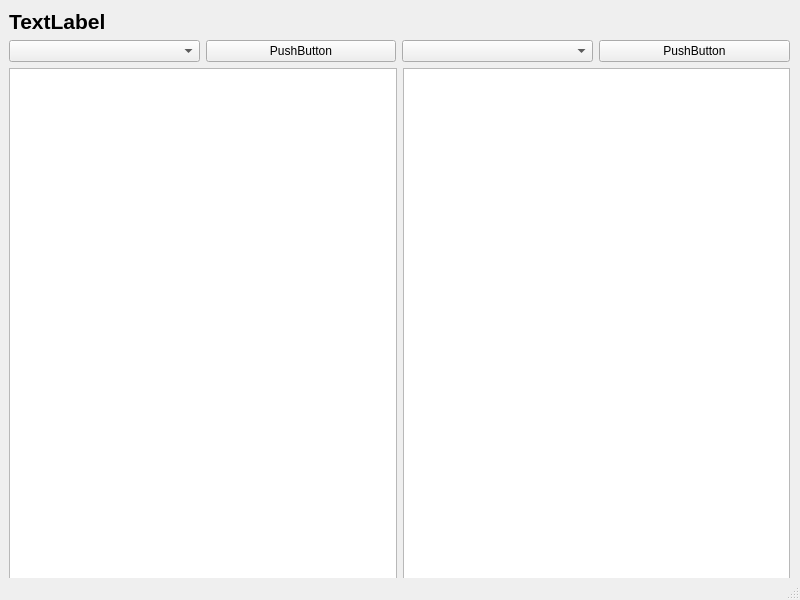
<?xml version="1.0" encoding="UTF-8"?>
<ui version="4.0">
 <class>MainWindow</class>
 <widget class="QMainWindow" name="MainWindow">
  <property name="geometry">
   <rect>
    <x>0</x>
    <y>0</y>
    <width>800</width>
    <height>600</height>
   </rect>
  </property>
  <property name="windowTitle">
   <string>MainWindow</string>
  </property>
  <widget class="QWidget" name="centralwidget">
   <widget class="QWidget" name="gridLayoutWidget">
    <property name="geometry">
     <rect>
      <x>9</x>
      <y>9</y>
      <width>781</width>
      <height>571</height>
     </rect>
    </property>
    <layout class="QGridLayout" name="gridLayout">
     <item row="0" column="0">
      <widget class="QLabel" name="label">
       <property name="font">
        <font>
         <family>Arial</family>
         <pointsize>16</pointsize>
         <weight>75</weight>
         <bold>true</bold>
        </font>
       </property>
       <property name="text">
        <string>TextLabel</string>
       </property>
      </widget>
     </item>
     <item row="1" column="3">
      <widget class="QPushButton" name="pushButton_3">
       <property name="text">
        <string>PushButton</string>
       </property>
      </widget>
     </item>
     <item row="1" column="0" colspan="3">
      <layout class="QHBoxLayout" name="horizontalLayout">
       <item>
        <widget class="QComboBox" name="comboBox_2"/>
       </item>
       <item>
        <widget class="QPushButton" name="pushButton">
         <property name="text">
          <string>PushButton</string>
         </property>
        </widget>
       </item>
       <item>
        <widget class="QComboBox" name="comboBox"/>
       </item>
      </layout>
     </item>
     <item row="2" column="0" colspan="2">
      <widget class="QTextEdit" name="textEdit"/>
     </item>
     <item row="2" column="2" colspan="2">
      <widget class="QTextEdit" name="textEdit_3"/>
     </item>
    </layout>
   </widget>
  </widget>
  <widget class="QStatusBar" name="statusbar"/>
 </widget>
 <resources/>
 <connections/>
</ui>
